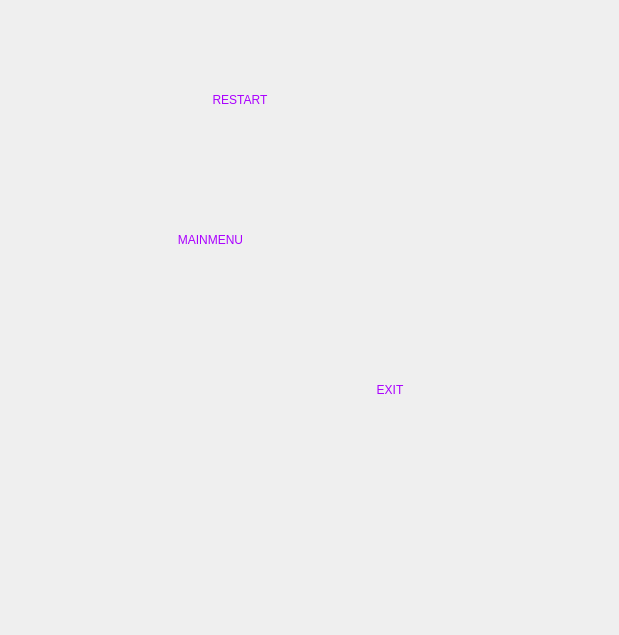
<?xml version="1.0" encoding="UTF-8"?>
<ui version="4.0">
 <class>gameover</class>
 <widget class="QWidget" name="gameover">
  <property name="geometry">
   <rect>
    <x>0</x>
    <y>0</y>
    <width>619</width>
    <height>635</height>
   </rect>
  </property>
  <property name="windowTitle">
   <string>Form</string>
  </property>
  <property name="styleSheet">
   <string notr="true">QPushButton{
color: rgb(170, 0, 255);
border: 0px;
font: 53pt &quot;Freestyle Script&quot;;
}
QPushButton:hover{
color: rgb(170, 0, 255);
border-color: rgb(85, 170, 255);
	font: 53pt &quot;Freestyle Script&quot;;
background-color: rgb(85, 170, 255);

border-radius:10px;
padding:2px 4px;
}
QPushButton:pressed{
color: rgb(170, 0, 255);
	font: 53pt &quot;Freestyle Script&quot;;
	border-color: rgb(85, 85, 255);
background-color: rgb(85, 85, 255);

border-radius:10px;
padding:2px 4px;
}
</string>
  </property>
  <widget class="QPushButton" name="restart">
   <property name="geometry">
    <rect>
     <x>50</x>
     <y>50</y>
     <width>380</width>
     <height>100</height>
    </rect>
   </property>
   <property name="text">
    <string>RESTART</string>
   </property>
   <property name="flat">
    <bool>false</bool>
   </property>
  </widget>
  <widget class="QPushButton" name="mainmenu">
   <property name="geometry">
    <rect>
     <x>20</x>
     <y>190</y>
     <width>381</width>
     <height>100</height>
    </rect>
   </property>
   <property name="text">
    <string>MAINMENU</string>
   </property>
   <property name="flat">
    <bool>false</bool>
   </property>
  </widget>
  <widget class="QPushButton" name="exit">
   <property name="geometry">
    <rect>
     <x>200</x>
     <y>340</y>
     <width>380</width>
     <height>100</height>
    </rect>
   </property>
   <property name="text">
    <string>EXIT</string>
   </property>
   <property name="flat">
    <bool>false</bool>
   </property>
  </widget>
 </widget>
 <resources/>
 <connections/>
</ui>
